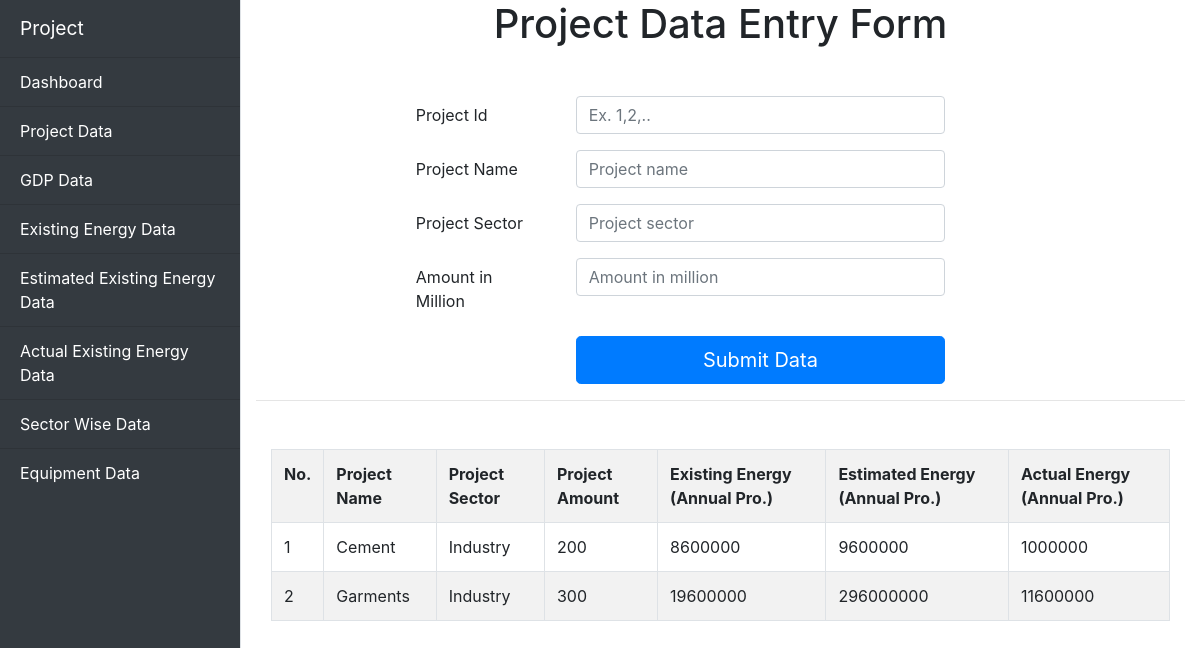
Page /projectdata.php on the committed database.
### tables this page shows
CREATE TABLE `project_data` (
  `pro_id` int(11) NOT NULL,
  `pro_name` varchar(250) NOT NULL,
  `pro_sector` varchar(250) NOT NULL,
  `pro_amount` float NOT NULL,
  `existing_energy` float NOT NULL,
  `estimated_energy` float NOT NULL,
  `actual_energy` float NOT NULL,
  `equipment` varchar(250) NOT NULL
);

### projectdata.php (the view, shortened to what this page needs)
<?php
include_once 'dbConfig.php';
?>
<!DOCTYPE html>
<html lang="en">
<head>
    <link rel="stylesheet" href="https://maxcdn.bootstrapcdn.com/bootstrap/4.0.0/css/bootstrap.min.css">
    <link rel="stylesheet" href="style.css">
</head>
<body>
    <div class="d-flex" class="wrapper">
        <div class=" bg-dark border-right" id="sidebar-wrapper">
            <div class="sidebar-heading">Project </div>
            <div class="bg-dark list-group list-group-flush">
            <a href="index.php" class="list-group-item list-group-item-action bg-dark">Dashboard</a>
            <a href="projectdata.php" class="list-group-item list-group-item-action bg-dark">Project Data</a>
            <a href="gdp.php" class="list-group-item list-group-item-action bg-dark">GDP Data</a>
            <a href="existingEnergy.php" class="list-group-item list-group-item-action bg-dark">Existing Energy Data</a>
            <a href="esExistingEnergy.php" class="list-group-item list-group-item-action bg-dark">Estimated Existing Energy Data</a>
            <a href="actualEnergy.php" class="list-group-item list-group-item-action bg-dark">Actual Existing Energy Data</a>
            <a href="sectorWise.php" class="list-group-item list-group-item-action bg-dark">Sector Wise Data</a>
            <a href="equipmentlist.php" class="list-group-item list-group-item-action bg-dark">Equipment Data</a>
            </div>
        </div>
            <div class="container-fluid">
                    <h1 class="text-center mb-5">Project Data Entry Form</h1>
                    <form method="POST">
                         <div class="form-group row">
                            <div class="col-sm-2">   </div>
                            <label for="inputFinYear" class="col-sm-2 col-form-label">Project Id</label>
                            <div class="col-sm-5">
                            <input type="text" class="form-control" name="pid" placeholder="Ex. 1,2,.." required>
                            </div>
                        </div>
                        <div class="form-group row">
                            <div class="col-sm-2">   </div>
                            <label for="inputFinYear" class="col-sm-2 col-form-label">Project Name</label>
                            <div class="col-sm-5">
                            <input type="text" class="form-control" name="pname" placeholder="Project name" required>
                            </div>
                        </div>
                        <div class="form-group row">
                            <div class="col-sm-2">   </div>
                            <label for="inputFinYear" class="col-sm-2 col-form-label">Project Sector</label>
                            <div class="col-sm-5">
                            <input type="text" class="form-control" name="psector" placeholder="Project sector" required>
                            </div>
                        </div>
                        <div class="form-group row">
                        <div class="col-sm-2"></div>
                            <label for="inputGDPBill" class="col-sm-2 col-form-label">Amount in Million</label>
                            <div class="col-sm-5">
                            <input type="text" class="form-control" name="pamount" placeholder="Amount in million" required>
                            </div>
                        </div>
                        <div class="form-group row">
                            <div class="col-sm-4">
                            </div>
                            <div class="col-sm-5">
                            <button type="submit" name="insert" class="btn btn-primary btn-lg btn-block">Submit Data</button>
                            </div>
                        </div>
                    </form>
                    <hr>
                    <div class="container-fluid mt-5">
                        <?php
                            $sql = "SELECT * FROM project_data";
                            $result = mysqli_query($con, $sql);
                        ?>
                           <div class="table-responsive">
                                <table class="table table-bordered table-striped">
                                <tr>
                                <th>No.</th>
                                <th>Project Name</th>
                                <th>Project Sector</th>
                                <th>Project Amount</th>
                                <th>Existing Energy (Annual Pro.)</th>
                                <th>Estimated Energy (Annual Pro.)</th>
                                <th>Actual Energy (Annual Pro.)</th>
                                </tr>
                                <?php
                                while($row = mysqli_fetch_array($result))
                                {
                                echo '
                                <tr>
                                <td>'.$row["pro_id"].'</td>
                                <td>'.$row["pro_name"].'</td>
                                <td>'.$row["pro_sector"].'</td>
                                <td>'.$row["pro_amount"].'</td>
                                <td>'.$row["existing_energy"].'</td>
                                <td>'.$row["estimated_energy"].'</td>
                                <td>'.$row["actual_energy"].'</td>
                                </tr>
                                ';
                                }
                                ?>
                                </table>
                            </div>
                            </div>
                    </div>
            </div>
</body>
</html>

### style.css (style rules this page uses)
#sidebar-wrapper { color: white; min-height: 100vh; margin-left: -15rem; -webkit-transition: margin .25s ease-out; -moz-transition: margin .25s ease-out; -o-transition: margin .25s ease-out; transition: margin .25s ease-out; }
#sidebar-wrapper .sidebar-heading { padding: 0.875rem 1.25rem; font-size: 1.2rem; }
#sidebar-wrapper .list-group { width: 15rem; }
.list-group-item { color: white; }
@media (min-width: 768px) { #sidebar-wrapper { margin-left: 0; } }

### rows in the picture
project_data: pro_id "1", pro_name "Cement", pro_sector "Industry", pro_amount "200", existing_energy "8600000", estimated_energy "9600000", actual_energy "1000000"
project_data: pro_id "2", pro_name "Garments", pro_sector "Industry", pro_amount "300", existing_energy "19600000", estimated_energy "296000000", actual_energy "11600000"
